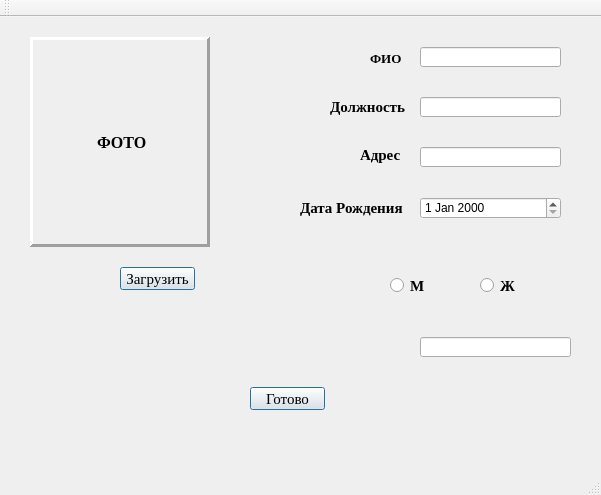
<?xml version="1.0" encoding="UTF-8"?>
<ui version="4.0">
 <class>MainWindow</class>
 <widget class="QMainWindow" name="MainWindow">
  <property name="geometry">
   <rect>
    <x>0</x>
    <y>0</y>
    <width>601</width>
    <height>495</height>
   </rect>
  </property>
  <property name="windowTitle">
   <string>MainWindow</string>
  </property>
  <property name="toolButtonStyle">
   <enum>Qt::ToolButtonTextOnly</enum>
  </property>
  <property name="documentMode">
   <bool>false</bool>
  </property>
  <property name="tabShape">
   <enum>QTabWidget::Rounded</enum>
  </property>
  <property name="dockOptions">
   <set>QMainWindow::AllowTabbedDocks|QMainWindow::AnimatedDocks</set>
  </property>
  <property name="unifiedTitleAndToolBarOnMac">
   <bool>false</bool>
  </property>
  <widget class="QWidget" name="centralWidget">
   <widget class="QLineEdit" name="lineEdit">
    <property name="geometry">
     <rect>
      <x>420</x>
      <y>30</y>
      <width>141</width>
      <height>20</height>
     </rect>
    </property>
    <property name="frame">
     <bool>true</bool>
    </property>
    <property name="cursorPosition">
     <number>0</number>
    </property>
    <property name="dragEnabled">
     <bool>false</bool>
    </property>
    <property name="readOnly">
     <bool>false</bool>
    </property>
    <property name="cursorMoveStyle">
     <enum>Qt::LogicalMoveStyle</enum>
    </property>
    <property name="clearButtonEnabled">
     <bool>false</bool>
    </property>
   </widget>
   <widget class="QLineEdit" name="lineEdit_2">
    <property name="geometry">
     <rect>
      <x>420</x>
      <y>80</y>
      <width>141</width>
      <height>20</height>
     </rect>
    </property>
   </widget>
   <widget class="QDateEdit" name="dateEdit">
    <property name="geometry">
     <rect>
      <x>420</x>
      <y>180</y>
      <width>141</width>
      <height>22</height>
     </rect>
    </property>
   </widget>
   <widget class="QLabel" name="label_2">
    <property name="geometry">
     <rect>
      <x>330</x>
      <y>80</y>
      <width>81</width>
      <height>20</height>
     </rect>
    </property>
    <property name="font">
     <font>
      <family>Times New Roman</family>
      <pointsize>11</pointsize>
      <weight>75</weight>
      <bold>true</bold>
     </font>
    </property>
    <property name="text">
     <string>Должность</string>
    </property>
   </widget>
   <widget class="QLabel" name="label_3">
    <property name="geometry">
     <rect>
      <x>360</x>
      <y>130</y>
      <width>47</width>
      <height>16</height>
     </rect>
    </property>
    <property name="font">
     <font>
      <family>Times New Roman</family>
      <pointsize>11</pointsize>
      <weight>75</weight>
      <bold>true</bold>
     </font>
    </property>
    <property name="text">
     <string>Адрес</string>
    </property>
   </widget>
   <widget class="QLabel" name="label_4">
    <property name="geometry">
     <rect>
      <x>300</x>
      <y>180</y>
      <width>111</width>
      <height>21</height>
     </rect>
    </property>
    <property name="font">
     <font>
      <family>Times New Roman</family>
      <pointsize>11</pointsize>
      <weight>75</weight>
      <bold>true</bold>
     </font>
    </property>
    <property name="text">
     <string>Дата Рождения</string>
    </property>
   </widget>
   <widget class="QLineEdit" name="lineEdit_3">
    <property name="geometry">
     <rect>
      <x>420</x>
      <y>130</y>
      <width>141</width>
      <height>20</height>
     </rect>
    </property>
   </widget>
   <widget class="QLabel" name="label_5">
    <property name="geometry">
     <rect>
      <x>30</x>
      <y>20</y>
      <width>180</width>
      <height>210</height>
     </rect>
    </property>
    <property name="font">
     <font>
      <family>Times New Roman</family>
      <pointsize>12</pointsize>
      <weight>75</weight>
      <bold>true</bold>
     </font>
    </property>
    <property name="frameShape">
     <enum>QFrame::Panel</enum>
    </property>
    <property name="frameShadow">
     <enum>QFrame::Raised</enum>
    </property>
    <property name="lineWidth">
     <number>3</number>
    </property>
    <property name="midLineWidth">
     <number>0</number>
    </property>
    <property name="text">
     <string>               ФОТО</string>
    </property>
   </widget>
   <widget class="QRadioButton" name="radioButton">
    <property name="geometry">
     <rect>
      <x>390</x>
      <y>260</y>
      <width>82</width>
      <height>17</height>
     </rect>
    </property>
    <property name="font">
     <font>
      <family>Times New Roman</family>
      <pointsize>11</pointsize>
      <weight>75</weight>
      <bold>true</bold>
     </font>
    </property>
    <property name="text">
     <string>М</string>
    </property>
   </widget>
   <widget class="QRadioButton" name="radioButton_2">
    <property name="geometry">
     <rect>
      <x>480</x>
      <y>260</y>
      <width>82</width>
      <height>17</height>
     </rect>
    </property>
    <property name="font">
     <font>
      <family>Times New Roman</family>
      <pointsize>11</pointsize>
      <weight>75</weight>
      <bold>true</bold>
     </font>
    </property>
    <property name="text">
     <string>Ж</string>
    </property>
   </widget>
   <widget class="QPushButton" name="pushButton">
    <property name="geometry">
     <rect>
      <x>120</x>
      <y>250</y>
      <width>75</width>
      <height>23</height>
     </rect>
    </property>
    <property name="font">
     <font>
      <family>Times New Roman</family>
      <pointsize>11</pointsize>
      <weight>50</weight>
      <bold>false</bold>
     </font>
    </property>
    <property name="text">
     <string>Загрузить</string>
    </property>
    <property name="default">
     <bool>true</bool>
    </property>
   </widget>
   <widget class="QPushButton" name="pushButton_2">
    <property name="geometry">
     <rect>
      <x>250</x>
      <y>370</y>
      <width>75</width>
      <height>23</height>
     </rect>
    </property>
    <property name="font">
     <font>
      <family>Times New Roman</family>
      <pointsize>11</pointsize>
     </font>
    </property>
    <property name="acceptDrops">
     <bool>false</bool>
    </property>
    <property name="statusTip">
     <string/>
    </property>
    <property name="text">
     <string>Готово</string>
    </property>
    <property name="autoDefault">
     <bool>false</bool>
    </property>
    <property name="default">
     <bool>true</bool>
    </property>
    <property name="flat">
     <bool>false</bool>
    </property>
   </widget>
   <widget class="QLabel" name="label">
    <property name="geometry">
     <rect>
      <x>370</x>
      <y>35</y>
      <width>47</width>
      <height>13</height>
     </rect>
    </property>
    <property name="font">
     <font>
      <family>Times New Roman</family>
      <pointsize>10</pointsize>
      <weight>75</weight>
      <bold>true</bold>
     </font>
    </property>
    <property name="text">
     <string>ФИО</string>
    </property>
   </widget>
   <widget class="QLineEdit" name="lineEdit_4">
    <property name="geometry">
     <rect>
      <x>420</x>
      <y>320</y>
      <width>151</width>
      <height>20</height>
     </rect>
    </property>
   </widget>
  </widget>
  <widget class="QMenuBar" name="menuBar">
   <property name="geometry">
    <rect>
     <x>0</x>
     <y>0</y>
     <width>601</width>
     <height>21</height>
    </rect>
   </property>
  </widget>
  <widget class="QToolBar" name="mainToolBar">
   <attribute name="toolBarArea">
    <enum>TopToolBarArea</enum>
   </attribute>
   <attribute name="toolBarBreak">
    <bool>false</bool>
   </attribute>
  </widget>
  <widget class="QStatusBar" name="statusBar"/>
 </widget>
 <layoutdefault spacing="6" margin="11"/>
 <resources/>
 <connections/>
</ui>
